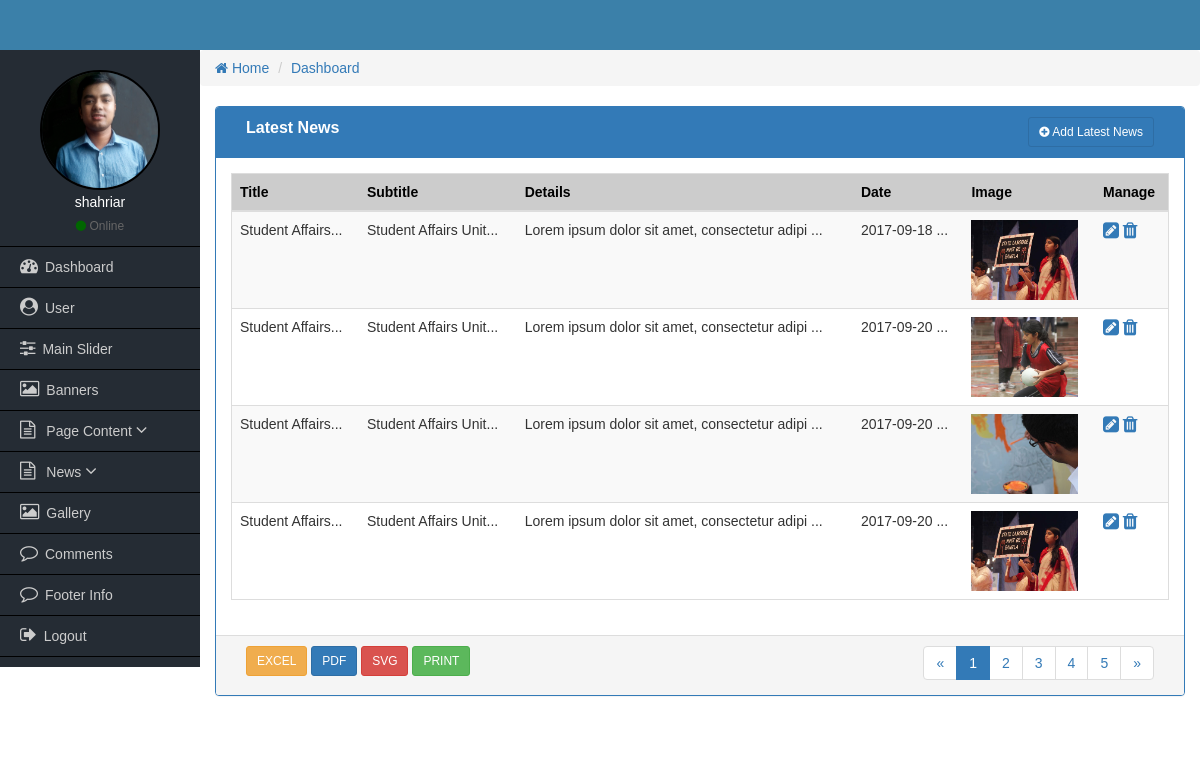
/admin/latest-news.php (signed in), run on an earlier commit of the app's database.
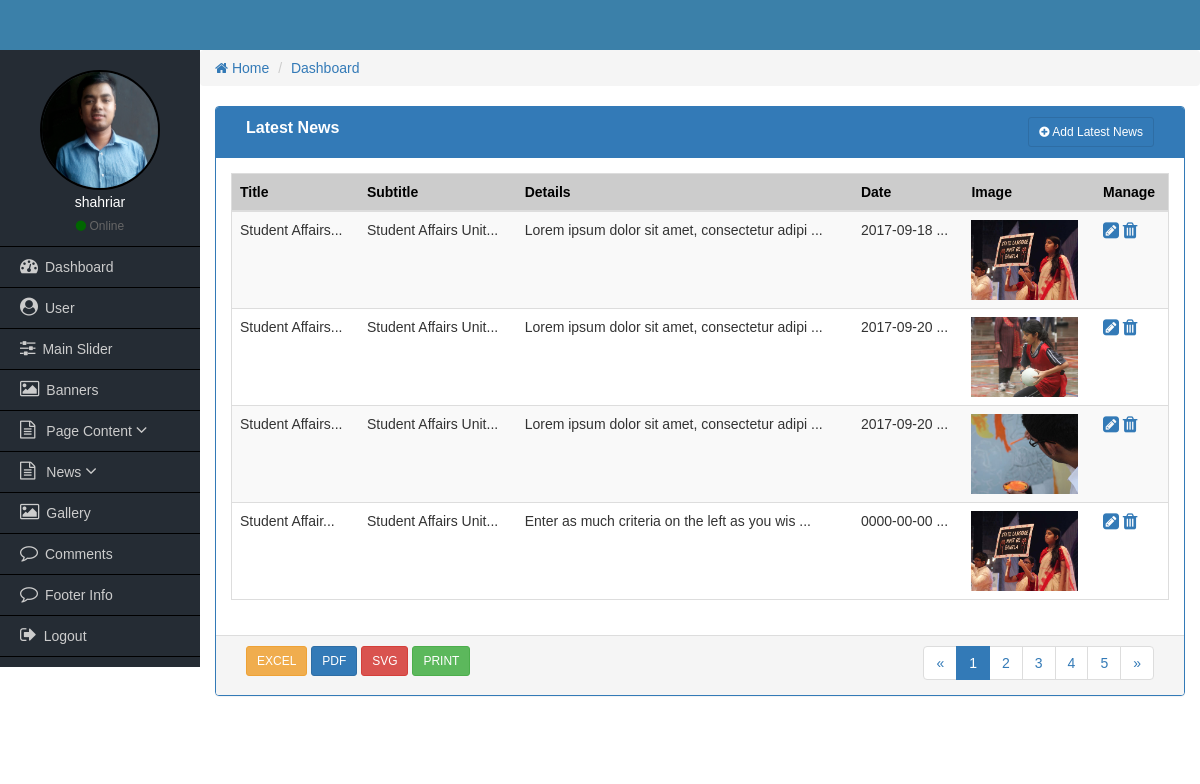
And on a later commit of the database.
### tables this page shows
CREATE TABLE `news` (
  `news_id` int(11) NOT NULL,
  `news_title` varchar(50) NOT NULL,
  `news_subtitle` varchar(50) NOT NULL,
  `news_details` text NOT NULL,
  `news_btn_text` varchar(20) NOT NULL,
  `news_btn_url` varchar(100) NOT NULL,
  `news_image` varchar(255) NOT NULL,
  `news_date` date NOT NULL,
  `news_cat_id` int(11) NOT NULL
);

### admin/latest-news.php (the view, shortened to what this page needs)
<?php
	require_once('functions/admin-functions.php');
  if($_SESSION['role'] <=1){
?>
<div class="col-md-12">
    <div class="panel panel-primary">
        <div class="panel-heading">
            <div class="col-md-9 heading_title">
                  Latest News
             </div>
             <div class="col-md-3 text-right">
                <a href="add-lnews.php" class="btn btn-sm btn btn-primary"><i class="fa fa-plus-circle"></i> Add Latest News</a>
            </div>
            <div class="clearfix"></div>
        </div>
      <div class="panel-body">
          <table class="table table-responsive table-striped table-hover table_cus">
              <thead class="table_head">
                <tr>
                    <th>Title</th>
                    <th>Subtitle</th>
                    <th>Details</th>
                    <th class="hidden-xs">Date</th>
                    <th class="hidden-xs">Image</th>
                    <th>Manage</th>
                </tr>
              </thead>
              <tbody>
                <?php
                  $query = "SELECT * FROM news WHERE news_cat_id='1' ";
                  $sqlQuery = mysqli_query($dbconnect, $query);
                  while($row = mysqli_fetch_array($sqlQuery)) : ?>
                  <tr>
                      <td><?= substr($row['news_title'], 0,15); ?>...</td>
                      <td><?= substr($row['news_subtitle'], 0,20); ?>...</td>
                      <td><?= substr($row['news_details'],0, 45); ?> ...</td>
                      <td><?= $row['news_date']; ?> ...</td>
                      <td class="hidden-xs">
                        <?php
                          if($row['news_image'] == '') : ?>
                            <img src="uploads/noimagefound.jpg" height="100" alt="">
                          <?php else: ?>
                            <img src="uploads/<?= $row['news_image']; ?>" height="80" alt="">
                          <?php endif; ?>
                      </td>
                      <td>
                          <a href="edit-latest-news.php?news_id=<?= $row['news_id']; ?>"><i class="fa fa-pencil-square fa-lg"></i></a>
                          <a href="delete-latest-news.php?news_id=<?= $row['news_id']; ?>"><i class="fa fa-trash fa-lg"></i></a>
                      </td>
                  </tr>
                <?php endwhile; ?>
              </tbody>
          </table>
      </div>
      <div class="panel-footer">
        <div class="col-md-4">
            <a href="#" class="btn btn-sm btn-warning">EXCEL</a>
            <a href="#" class="btn btn-sm btn-primary">PDF</a>
            <a href="#" class="btn btn-sm btn-danger">SVG</a>
            <a href="#" class="btn btn-sm btn-success">PRINT</a>
        </div>
        <div class="col-md-4">
        </div>
        <div class="col-md-4 text-right">
            <nav aria-label="Page navigation">
              <ul class="pagination pagina_cus">
                <li>
                  <a href="#" aria-label="Previous">
                    <span aria-hidden="true">&laquo;</span>
                  </a>
                </li>
                <li class="active"><a href="#">1</a></li>
                <li><a href="#">2</a></li>
                <li><a href="#">3</a></li>
                <li><a href="#">4</a></li>
                <li><a href="#">5</a></li>
                <li>
                  <a href="#" aria-label="Next">
                    <span aria-hidden="true">&raquo;</span>
                  </a>
                </li>
              </ul>
            </nav>
        </div>
        <div class="clearfix"></div>
      </div>
    </div>
</div>
<?php
  }else{
    echo "Access Denied!";
  }
?>

What changed in the data, as far as the page shows it:
removed news: news_title "Student Affairs", news_subtitle "Student Affairs Unit", news_details "Lorem ipsum dolor sit amet, consectetur adipi", news_date "2017-09-20", news_image (picture)
added news: news_title "Student Affair", news_subtitle "Student Affairs Unit", news_details "Enter as much criteria on the left as you wis", news_date "0000-00-00", news_image (picture)
